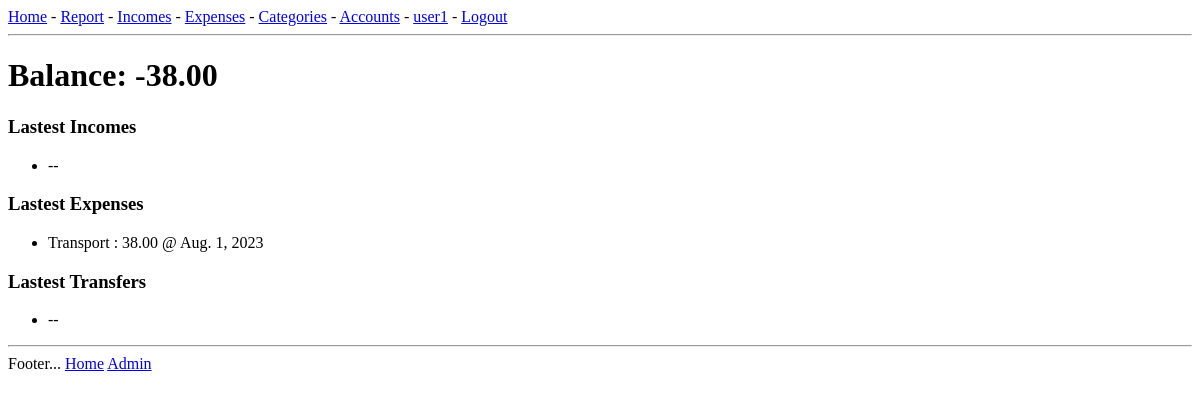
The app's page / (signed in), older data.
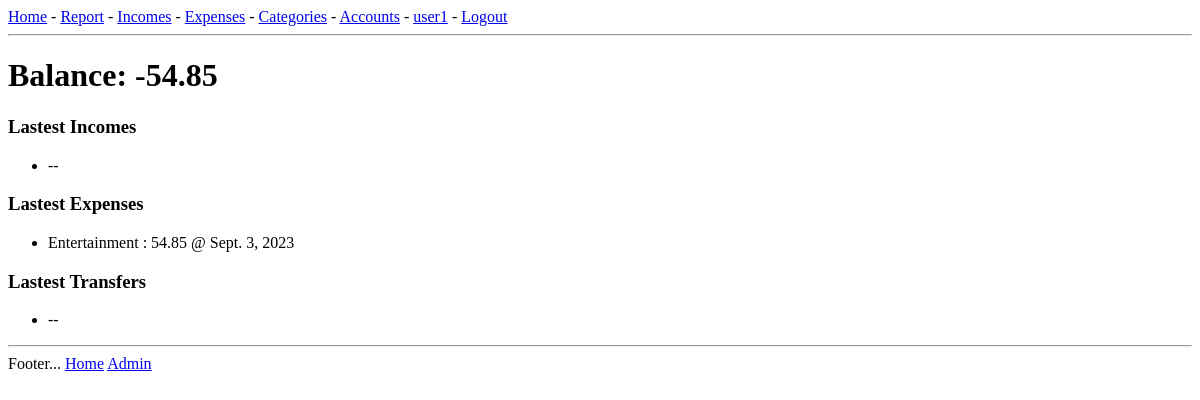
The same page, newer data.
### base/models.py (models this page shows, shortened)
class Expense(models.Model):
    class Meta:
        verbose_name = _("expense")
        verbose_name_plural = _("expenses")
        ordering = ['-date', '-amount', '-date_modified']
    date = models.DateField(_("Date"), default=timezone.now)
    vendor = models.CharField(_("Vendor"), max_length=40)
    category = models.ForeignKey(xCategory, verbose_name=_("Category"), on_delete=models.PROTECT)
    account = models.ForeignKey(Account, verbose_name=_("Account"), on_delete=models.PROTECT)
    amount = models.DecimalField(_("Amount"), max_digits=10, decimal_places=2)
    description = models.CharField(_("Description"), max_length=80, blank=True)
    date_added = models.DateTimeField(auto_now_add=True)
    date_modified = models.DateTimeField(auto_now=True)

class xCategory(models.Model):
    class Meta:
        verbose_name = _("expense category")
        verbose_name_plural = _("expense categories")
    name = models.CharField(_("Name"), max_length=20)
    order = models.IntegerField(_("Order"), default=1)
    date_added = models.DateTimeField(auto_now_add=True)
    date_modified = models.DateTimeField(auto_now=True)
    def __str__(self):
        return self.name

### base/views.py (the view)
# urls.py: path('', views.home, name='home'),
@login_required(login_url="login")
def home(request):
    incomes = Income.objects.all().filter(account__user=request.user)
    expenses = Expense.objects.all().filter(account__user=request.user)
    transfers = Transfer.objects.all().filter(fm__user=request.user).filter(to__user=request.user)
    xtotal = 0
    for e in expenses: xtotal += e.amount
    ntotal = 0
    for i in incomes: ntotal += i.amount
    perfo = ntotal - xtotal
    context = {'incomes': incomes,
               'transfers': transfers,
               'expenses': expenses,
               'ntotal': ntotal,
               'xtotal': xtotal,
               'perfo': perfo}
    return render(request, 'base/home.html', context)

### base/templates/base/home.html (shortened to what this page needs)
{% extends 'main.html' %}
{% block content %}
<div>
    <h1>Balance: {{ perfo }}</h1>
</div>
<div>
    <h3>Lastest Incomes</h3>
    <ul>
        {% for income in incomes %}
        <li>
            {{ income.category }} : {{ income.amount }} @ {{ income.date }}
        </li>
        {% empty %}
        <li> -- </li>
        {% endfor %}
    </ul>
</div>
<div>
    <h3>Lastest Expenses</h3>
    <ul>
        {% for expense in expenses %}
        <li>
            {{ expense.category }} : {{ expense.amount }} @ {{ expense.date }}
        </li>
        {% empty %}
        <li> -- </li>
        {% endfor %}
    </ul>
</div>
<div>
    <h3>Lastest Transfers</h3>
    <ul>
        {% for transfer in transfers %}
        <li>
            {{ transfer.fm }}: {{ transfer.amount }} > {{ transfer.to }} @ {{ transfer.date }}
        </li>
        {% empty %}
        <li> -- </li>
        {% endfor %}
    </ul>
</div>
{% endblock %}

### depenses/templates/main.html (shortened to what this page needs)
{% load static %}
<!DOCTYPE html>
<html>
<head>
</head>
<body>
    {% include 'nav.html' %}
    <hr>
    <main>
        {% block content %} {% endblock %}
    </main>
    <hr>
    {% include 'foot.html' %}
</body>
</html>

### depenses/templates/nav.html
<nav>
    <a href="/">Home</a> -
    {% if request.user.is_authenticated %}
    <a href="{% url 'report' %}">Report</a> -
    <a href="{% url 'incomes' %}">Incomes</a> -
    <a href="{% url 'expenses' %}">Expenses</a> -
    <a href="{% url 'categories' %}">Categories</a> -
    <a href="{% url 'accounts' %}">Accounts</a> -
        <a href="/">{{ request.user.username }}</a> -
        <a href="{% url 'logout' %}">Logout</a>
    {% else %}
        <a href="{% url 'login' %}">Login</a>
    {% endif %}
</nav>

### depenses/templates/foot.html
Footer... <a href="/">Home</a>
<a href="/admin/">Admin</a>

Row changes from the older to the newer data that the page shows:
no longer on this page (row unchanged): Expense: category "Transport", amount "38.00", date "Aug. 1, 2023"
added Expense: category "Entertainment", amount "54.85", date "Sept. 3, 2023"
Text that changed along with them:
{{ perfo }}: "-38.00" → "-54.85"
